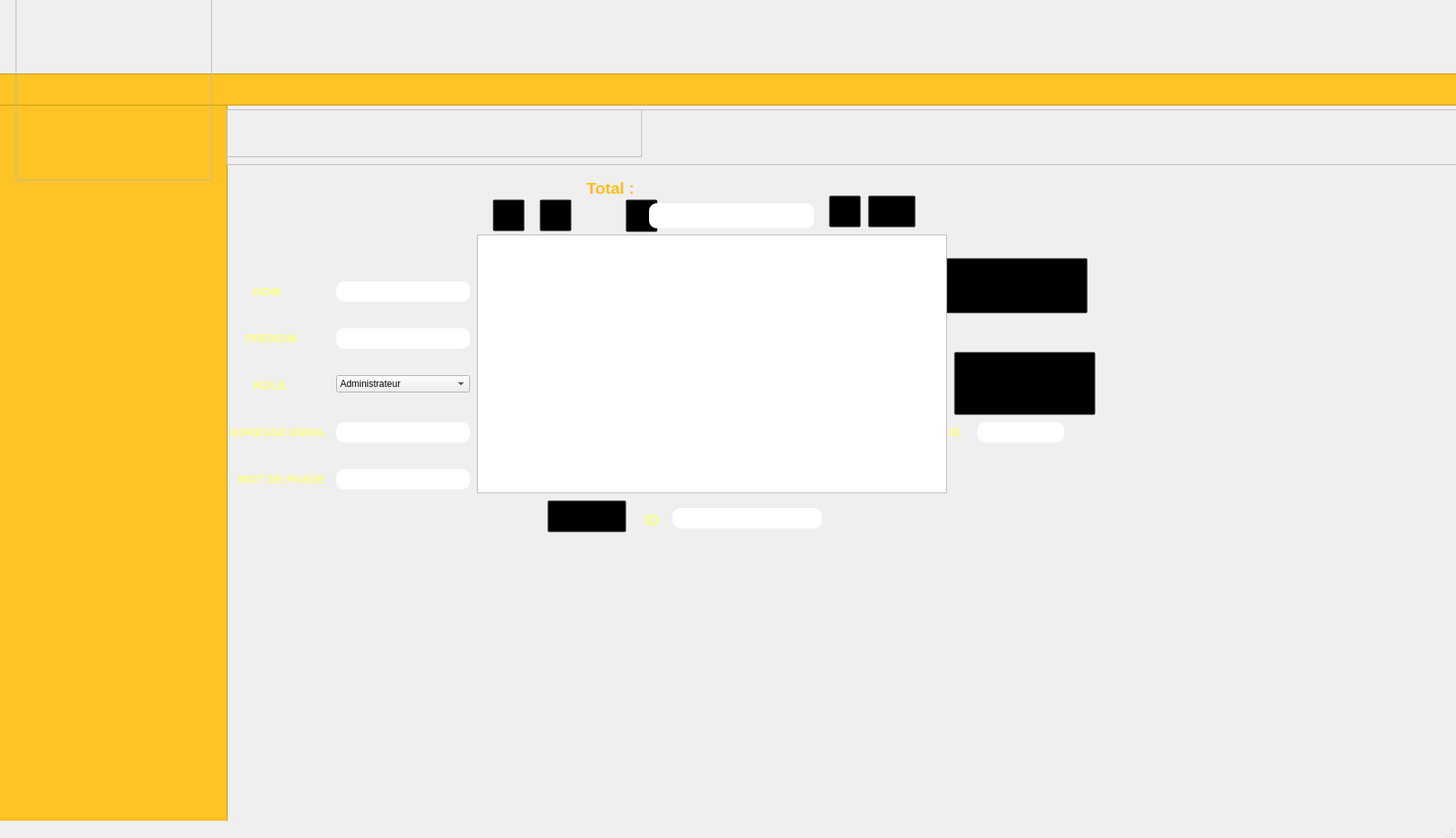
<?xml version="1.0" encoding="UTF-8"?>
<ui version="4.0">
 <class>gesprofil</class>
 <widget class="QMainWindow" name="gesprofil">
  <property name="geometry">
   <rect>
    <x>0</x>
    <y>0</y>
    <width>1862</width>
    <height>1072</height>
   </rect>
  </property>
  <property name="sizePolicy">
   <sizepolicy hsizetype="Maximum" vsizetype="Maximum">
    <horstretch>0</horstretch>
    <verstretch>0</verstretch>
   </sizepolicy>
  </property>
  <property name="windowTitle">
   <string>QMainWindow</string>
  </property>
  <property name="styleSheet">
   <string notr="true">#centralwidget
{
background: url(C:/Users/HP/Desktop/projet/image/back.png);
}
#des1
{
background:#fec424;

}
#des2
{
background:#fec424;

}
#logo
{
background: url(C:/Users/HP/Desktop/projet/image/rpl.png);
}
#backing
{
background: url(C:/Users/HP/Desktop/projet/image/backing.png);
}

#motpr
{
background: url(C:/Users/HP/Desktop/projet/image/motpr.png);
}</string>
  </property>
  <property name="animated">
   <bool>true</bool>
  </property>
  <widget class="QWidget" name="centralwidget">
   <widget class="QFrame" name="des1">
    <property name="geometry">
     <rect>
      <x>-10</x>
      <y>94</y>
      <width>6000</width>
      <height>41</height>
     </rect>
    </property>
    <property name="frameShape">
     <enum>QFrame::StyledPanel</enum>
    </property>
    <property name="frameShadow">
     <enum>QFrame::Raised</enum>
    </property>
    <widget class="QPushButton" name="acceuilbtn">
     <property name="geometry">
      <rect>
       <x>650</x>
       <y>-20</y>
       <width>301</width>
       <height>91</height>
      </rect>
     </property>
     <property name="styleSheet">
      <string notr="true">*{
width: 10px;

background-color: transparent;
border-image: url(C:/Users/HP/Desktop/projet/image/title.png);
background: none;
border: none;
background-repeat: none;
}

*:hover
{
width: 10px;
background-color: transparent;

border-image: url(C:/Users/HP/Desktop/projet/image/titlepr.png);
background: none;
border: none;
background-repeat: none;
}</string>
     </property>
     <property name="text">
      <string/>
     </property>
    </widget>
   </widget>
   <widget class="QFrame" name="logo">
    <property name="geometry">
     <rect>
      <x>20</x>
      <y>-20</y>
      <width>251</width>
      <height>251</height>
     </rect>
    </property>
    <property name="frameShape">
     <enum>QFrame::StyledPanel</enum>
    </property>
    <property name="frameShadow">
     <enum>QFrame::Raised</enum>
    </property>
   </widget>
   <widget class="QFrame" name="des2">
    <property name="geometry">
     <rect>
      <x>-10</x>
      <y>120</y>
      <width>301</width>
      <height>1091</height>
     </rect>
    </property>
    <property name="styleSheet">
     <string notr="true"/>
    </property>
    <property name="frameShape">
     <enum>QFrame::StyledPanel</enum>
    </property>
    <property name="frameShadow">
     <enum>QFrame::Raised</enum>
    </property>
    <widget class="QPushButton" name="pushButton">
     <property name="geometry">
      <rect>
       <x>20</x>
       <y>290</y>
       <width>261</width>
       <height>51</height>
      </rect>
     </property>
     <property name="styleSheet">
      <string notr="true">*{
width: 10px;

background-color: transparent;
border-image: url(C:/Users/HP/Desktop/projet/image/gg.png);
background: none;
border: none;
background-repeat: none;
}

*:hover
{

}</string>
     </property>
     <property name="text">
      <string/>
     </property>
    </widget>
    <widget class="QPushButton" name="quitter">
     <property name="geometry">
      <rect>
       <x>120</x>
       <y>460</y>
       <width>51</width>
       <height>41</height>
      </rect>
     </property>
     <property name="styleSheet">
      <string notr="true">*{
width: 10px;

background-color: transparent;
border-image: url(C:/Users/HP/Desktop/projet/image/exit.png);
background: none;
border: none;
background-repeat: none;
}

*:hover
{
width: 10px;
background-color: transparent;

border-image: url(C:/Users/HP/Desktop/projet/image/exit1.png);
background: none;
border: none;
background-repeat: none;
}</string>
     </property>
     <property name="text">
      <string/>
     </property>
    </widget>
    <widget class="QPushButton" name="pushButton2">
     <property name="geometry">
      <rect>
       <x>20</x>
       <y>370</y>
       <width>261</width>
       <height>51</height>
      </rect>
     </property>
     <property name="styleSheet">
      <string notr="true">*{
width: 10px;

background-color: transparent;
border-image: url(C:/Users/HP/Desktop/projet/image/ggabs.png);
background: none;
border: none;
background-repeat: none;
}

*:hover
{

}</string>
     </property>
     <property name="text">
      <string/>
     </property>
    </widget>
   </widget>
   <widget class="QFrame" name="backing">
    <property name="geometry">
     <rect>
      <x>290</x>
      <y>140</y>
      <width>2001</width>
      <height>71</height>
     </rect>
    </property>
    <property name="frameShape">
     <enum>QFrame::StyledPanel</enum>
    </property>
    <property name="frameShadow">
     <enum>QFrame::Raised</enum>
    </property>
    <widget class="QFrame" name="motpr">
     <property name="geometry">
      <rect>
       <x>-50</x>
       <y>-10</y>
       <width>581</width>
       <height>71</height>
      </rect>
     </property>
     <property name="frameShape">
      <enum>QFrame::StyledPanel</enum>
     </property>
     <property name="frameShadow">
      <enum>QFrame::Raised</enum>
     </property>
    </widget>
   </widget>
   <widget class="QPushButton" name="pushButton_5">
    <property name="geometry">
     <rect>
      <x>1210</x>
      <y>330</y>
      <width>181</width>
      <height>71</height>
     </rect>
    </property>
    <property name="styleSheet">
     <string notr="true">*{


background-color: transparent;
border-image: url(C:/Users/HP/Desktop/projet/image/ajout.png);

}

*:hover
{

background-color: transparent;

border-image: url(C:/Users/HP/Desktop/projet/image/ajoutlvr.png);
width: 10px;
height:1000px;
}</string>
    </property>
    <property name="text">
     <string/>
    </property>
   </widget>
   <widget class="QPushButton" name="pushButton_6">
    <property name="geometry">
     <rect>
      <x>700</x>
      <y>640</y>
      <width>101</width>
      <height>41</height>
     </rect>
    </property>
    <property name="styleSheet">
     <string notr="true">*{


background-color: transparent;
border-image: url(C:/Users/HP/Desktop/projet/image/suppbtn.png);

}

*:hover
{

background-color: transparent;

border-image: url(C:/Users/HP/Desktop/projet/image/suppbtnlvpr.png);
width: 10px;
height:1000px;
}</string>
    </property>
    <property name="text">
     <string/>
    </property>
   </widget>
   <widget class="QLineEdit" name="idr">
    <property name="geometry">
     <rect>
      <x>830</x>
      <y>260</y>
      <width>211</width>
      <height>32</height>
     </rect>
    </property>
    <property name="styleSheet">
     <string notr="true">*{
background-color:white; 
border: none; 
border-radius: 10px; 
padding: 0 8px; 
selection-background-color: white; 
 font-size: 16px;
}</string>
    </property>
   </widget>
   <widget class="QPushButton" name="pushButton_7">
    <property name="geometry">
     <rect>
      <x>800</x>
      <y>255</y>
      <width>41</width>
      <height>42</height>
     </rect>
    </property>
    <property name="styleSheet">
     <string notr="true">*{


background-color: transparent;
border-image: url(C:/Users/HP/Desktop/projet/image/cherchbtn.png);

}

*:hover
{

background-color: transparent;

border-image: url(C:/Users/HP/Desktop/projet/image/cherchbtnpr.png);

}</string>
    </property>
    <property name="text">
     <string/>
    </property>
   </widget>
   <widget class="QPushButton" name="pushButton_8">
    <property name="geometry">
     <rect>
      <x>1220</x>
      <y>450</y>
      <width>181</width>
      <height>81</height>
     </rect>
    </property>
    <property name="styleSheet">
     <string notr="true">*{


background-color: transparent;
border-image: url(C:/Users/HP/Desktop/projet/image/modifbtn.png);

}

*:hover
{

background-color: transparent;

border-image: url(C:/Users/HP/Desktop/projet/image/modiflvbtnpr.png);
width: 10px;
height:1000px;
}</string>
    </property>
    <property name="text">
     <string/>
    </property>
   </widget>
   <widget class="QTextEdit" name="textEdit_3">
    <property name="enabled">
     <bool>false</bool>
    </property>
    <property name="geometry">
     <rect>
      <x>320</x>
      <y>360</y>
      <width>71</width>
      <height>41</height>
     </rect>
    </property>
    <property name="styleSheet">
     <string notr="true">*
{
background:transparent;
border:none
}</string>
    </property>
    <property name="undoRedoEnabled">
     <bool>false</bool>
    </property>
    <property name="html">
     <string>&lt;!DOCTYPE HTML PUBLIC &quot;-//W3C//DTD HTML 4.0//EN&quot; &quot;http://www.w3.org/TR/REC-html40/strict.dtd&quot;&gt;
&lt;html&gt;&lt;head&gt;&lt;meta name=&quot;qrichtext&quot; content=&quot;1&quot; /&gt;&lt;style type=&quot;text/css&quot;&gt;
p, li { white-space: pre-wrap; }
&lt;/style&gt;&lt;/head&gt;&lt;body style=&quot; font-family:'MS Shell Dlg 2'; font-size:8.25pt; font-weight:400; font-style:normal;&quot;&gt;
&lt;p style=&quot; margin-top:0px; margin-bottom:0px; margin-left:0px; margin-right:0px; -qt-block-indent:0; text-indent:0px;&quot;&gt;&lt;span style=&quot; font-size:11pt; font-weight:600; color:#ffff7f;&quot;&gt;NOM&lt;/span&gt;&lt;/p&gt;&lt;/body&gt;&lt;/html&gt;</string>
    </property>
    <property name="overwriteMode">
     <bool>false</bool>
    </property>
    <property name="acceptRichText">
     <bool>true</bool>
    </property>
   </widget>
   <widget class="QTextEdit" name="textEdit_6">
    <property name="enabled">
     <bool>false</bool>
    </property>
    <property name="geometry">
     <rect>
      <x>320</x>
      <y>480</y>
      <width>111</width>
      <height>41</height>
     </rect>
    </property>
    <property name="styleSheet">
     <string notr="true">*
{
background:transparent;
border:none
}</string>
    </property>
    <property name="html">
     <string>&lt;!DOCTYPE HTML PUBLIC &quot;-//W3C//DTD HTML 4.0//EN&quot; &quot;http://www.w3.org/TR/REC-html40/strict.dtd&quot;&gt;
&lt;html&gt;&lt;head&gt;&lt;meta name=&quot;qrichtext&quot; content=&quot;1&quot; /&gt;&lt;style type=&quot;text/css&quot;&gt;
p, li { white-space: pre-wrap; }
&lt;/style&gt;&lt;/head&gt;&lt;body style=&quot; font-family:'MS Shell Dlg 2'; font-size:8.25pt; font-weight:400; font-style:normal;&quot;&gt;
&lt;p style=&quot; margin-top:0px; margin-bottom:0px; margin-left:0px; margin-right:0px; -qt-block-indent:0; text-indent:0px;&quot;&gt;&lt;span style=&quot; font-size:11pt; font-weight:600; color:#ffff7f;&quot;&gt;ROLE&lt;/span&gt;&lt;/p&gt;&lt;/body&gt;&lt;/html&gt;</string>
    </property>
   </widget>
   <widget class="QTextEdit" name="textEdit_5">
    <property name="enabled">
     <bool>false</bool>
    </property>
    <property name="geometry">
     <rect>
      <x>290</x>
      <y>540</y>
      <width>181</width>
      <height>41</height>
     </rect>
    </property>
    <property name="styleSheet">
     <string notr="true">*
{
background:transparent;
border:none
}</string>
    </property>
    <property name="html">
     <string>&lt;!DOCTYPE HTML PUBLIC &quot;-//W3C//DTD HTML 4.0//EN&quot; &quot;http://www.w3.org/TR/REC-html40/strict.dtd&quot;&gt;
&lt;html&gt;&lt;head&gt;&lt;meta name=&quot;qrichtext&quot; content=&quot;1&quot; /&gt;&lt;style type=&quot;text/css&quot;&gt;
p, li { white-space: pre-wrap; }
&lt;/style&gt;&lt;/head&gt;&lt;body style=&quot; font-family:'MS Shell Dlg 2'; font-size:8.25pt; font-weight:400; font-style:normal;&quot;&gt;
&lt;p style=&quot; margin-top:0px; margin-bottom:0px; margin-left:0px; margin-right:0px; -qt-block-indent:0; text-indent:0px;&quot;&gt;&lt;span style=&quot; font-size:11pt; font-weight:600; color:#ffff7f;&quot;&gt;ADRESSE EMAIL&lt;/span&gt;&lt;/p&gt;&lt;/body&gt;&lt;/html&gt;</string>
    </property>
   </widget>
   <widget class="QTextEdit" name="textEdit_7">
    <property name="enabled">
     <bool>false</bool>
    </property>
    <property name="geometry">
     <rect>
      <x>300</x>
      <y>600</y>
      <width>161</width>
      <height>41</height>
     </rect>
    </property>
    <property name="styleSheet">
     <string notr="true">*
{
background:transparent;
border:none
}</string>
    </property>
    <property name="html">
     <string>&lt;!DOCTYPE HTML PUBLIC &quot;-//W3C//DTD HTML 4.0//EN&quot; &quot;http://www.w3.org/TR/REC-html40/strict.dtd&quot;&gt;
&lt;html&gt;&lt;head&gt;&lt;meta name=&quot;qrichtext&quot; content=&quot;1&quot; /&gt;&lt;style type=&quot;text/css&quot;&gt;
p, li { white-space: pre-wrap; }
&lt;/style&gt;&lt;/head&gt;&lt;body style=&quot; font-family:'MS Shell Dlg 2'; font-size:8.25pt; font-weight:400; font-style:normal;&quot;&gt;
&lt;p style=&quot; margin-top:0px; margin-bottom:0px; margin-left:0px; margin-right:0px; -qt-block-indent:0; text-indent:0px;&quot;&gt;&lt;span style=&quot; font-size:11pt; font-weight:600; color:#ffff7f;&quot;&gt;MOT DE PASSE&lt;/span&gt;&lt;/p&gt;&lt;/body&gt;&lt;/html&gt;</string>
    </property>
   </widget>
   <widget class="QTextEdit" name="textEdit_2">
    <property name="enabled">
     <bool>false</bool>
    </property>
    <property name="geometry">
     <rect>
      <x>310</x>
      <y>420</y>
      <width>111</width>
      <height>41</height>
     </rect>
    </property>
    <property name="styleSheet">
     <string notr="true">*
{
background:transparent;
border:none
}</string>
    </property>
    <property name="html">
     <string>&lt;!DOCTYPE HTML PUBLIC &quot;-//W3C//DTD HTML 4.0//EN&quot; &quot;http://www.w3.org/TR/REC-html40/strict.dtd&quot;&gt;
&lt;html&gt;&lt;head&gt;&lt;meta name=&quot;qrichtext&quot; content=&quot;1&quot; /&gt;&lt;style type=&quot;text/css&quot;&gt;
p, li { white-space: pre-wrap; }
&lt;/style&gt;&lt;/head&gt;&lt;body style=&quot; font-family:'MS Shell Dlg 2'; font-size:8.25pt; font-weight:400; font-style:normal;&quot;&gt;
&lt;p style=&quot; margin-top:0px; margin-bottom:0px; margin-left:0px; margin-right:0px; -qt-block-indent:0; text-indent:0px;&quot;&gt;&lt;span style=&quot; font-size:11pt; font-weight:600; color:#ffff7f;&quot;&gt;PRENOM&lt;/span&gt;&lt;/p&gt;&lt;/body&gt;&lt;/html&gt;</string>
    </property>
   </widget>
   <widget class="QLineEdit" name="prenom">
    <property name="geometry">
     <rect>
      <x>430</x>
      <y>420</y>
      <width>171</width>
      <height>26</height>
     </rect>
    </property>
    <property name="styleSheet">
     <string notr="true">*
{
border:none;
font-size:20px;
background-color:white; 
border: none; 
border-radius: 10px; 
padding: 0 8px; 
selection-background-color: white; 
}</string>
    </property>
   </widget>
   <widget class="QLineEdit" name="nom">
    <property name="geometry">
     <rect>
      <x>430</x>
      <y>360</y>
      <width>171</width>
      <height>26</height>
     </rect>
    </property>
    <property name="styleSheet">
     <string notr="true">*
{
border:none;
font-size:20px;
background-color:white; 
border: none; 
border-radius: 10px; 
padding: 0 8px; 
selection-background-color: white; 
}</string>
    </property>
   </widget>
   <widget class="QLineEdit" name="mdp">
    <property name="geometry">
     <rect>
      <x>430</x>
      <y>600</y>
      <width>171</width>
      <height>26</height>
     </rect>
    </property>
    <property name="styleSheet">
     <string notr="true">*
{
border:none;
font-size:20px;
background-color:white; 
border: none; 
border-radius: 10px; 
padding: 0 8px; 
selection-background-color: white; 
}</string>
    </property>
   </widget>
   <widget class="QTextEdit" name="textEdit_19">
    <property name="enabled">
     <bool>false</bool>
    </property>
    <property name="geometry">
     <rect>
      <x>2000</x>
      <y>960</y>
      <width>71</width>
      <height>41</height>
     </rect>
    </property>
    <property name="styleSheet">
     <string notr="true">*
{
background:transparent;
border:none
}</string>
    </property>
    <property name="undoRedoEnabled">
     <bool>false</bool>
    </property>
    <property name="html">
     <string>&lt;!DOCTYPE HTML PUBLIC &quot;-//W3C//DTD HTML 4.0//EN&quot; &quot;http://www.w3.org/TR/REC-html40/strict.dtd&quot;&gt;
&lt;html&gt;&lt;head&gt;&lt;meta name=&quot;qrichtext&quot; content=&quot;1&quot; /&gt;&lt;style type=&quot;text/css&quot;&gt;
p, li { white-space: pre-wrap; }
&lt;/style&gt;&lt;/head&gt;&lt;body style=&quot; font-family:'MS Shell Dlg 2'; font-size:8.25pt; font-weight:400; font-style:normal;&quot;&gt;
&lt;p style=&quot; margin-top:0px; margin-bottom:0px; margin-left:0px; margin-right:0px; -qt-block-indent:0; text-indent:0px;&quot;&gt;&lt;span style=&quot; font-size:14pt; font-weight:600; color:#ffff7f;&quot;&gt;NOM&lt;/span&gt;&lt;/p&gt;&lt;/body&gt;&lt;/html&gt;</string>
    </property>
    <property name="overwriteMode">
     <bool>false</bool>
    </property>
    <property name="acceptRichText">
     <bool>true</bool>
    </property>
   </widget>
   <widget class="QTextEdit" name="textEdit_20">
    <property name="enabled">
     <bool>false</bool>
    </property>
    <property name="geometry">
     <rect>
      <x>1970</x>
      <y>1110</y>
      <width>181</width>
      <height>41</height>
     </rect>
    </property>
    <property name="styleSheet">
     <string notr="true">*
{
background:transparent;
border:none
}</string>
    </property>
    <property name="html">
     <string>&lt;!DOCTYPE HTML PUBLIC &quot;-//W3C//DTD HTML 4.0//EN&quot; &quot;http://www.w3.org/TR/REC-html40/strict.dtd&quot;&gt;
&lt;html&gt;&lt;head&gt;&lt;meta name=&quot;qrichtext&quot; content=&quot;1&quot; /&gt;&lt;style type=&quot;text/css&quot;&gt;
p, li { white-space: pre-wrap; }
&lt;/style&gt;&lt;/head&gt;&lt;body style=&quot; font-family:'MS Shell Dlg 2'; font-size:8.25pt; font-weight:400; font-style:normal;&quot;&gt;
&lt;p style=&quot; margin-top:0px; margin-bottom:0px; margin-left:0px; margin-right:0px; -qt-block-indent:0; text-indent:0px;&quot;&gt;&lt;span style=&quot; font-size:14pt; font-weight:600; color:#ffff7f;&quot;&gt;ADRESSE EMAIL&lt;/span&gt;&lt;/p&gt;&lt;/body&gt;&lt;/html&gt;</string>
    </property>
   </widget>
   <widget class="QTextEdit" name="textEdit_21">
    <property name="enabled">
     <bool>false</bool>
    </property>
    <property name="geometry">
     <rect>
      <x>1980</x>
      <y>1160</y>
      <width>161</width>
      <height>41</height>
     </rect>
    </property>
    <property name="styleSheet">
     <string notr="true">*
{
background:transparent;
border:none
}</string>
    </property>
    <property name="html">
     <string>&lt;!DOCTYPE HTML PUBLIC &quot;-//W3C//DTD HTML 4.0//EN&quot; &quot;http://www.w3.org/TR/REC-html40/strict.dtd&quot;&gt;
&lt;html&gt;&lt;head&gt;&lt;meta name=&quot;qrichtext&quot; content=&quot;1&quot; /&gt;&lt;style type=&quot;text/css&quot;&gt;
p, li { white-space: pre-wrap; }
&lt;/style&gt;&lt;/head&gt;&lt;body style=&quot; font-family:'MS Shell Dlg 2'; font-size:8.25pt; font-weight:400; font-style:normal;&quot;&gt;
&lt;p style=&quot; margin-top:0px; margin-bottom:0px; margin-left:0px; margin-right:0px; -qt-block-indent:0; text-indent:0px;&quot;&gt;&lt;span style=&quot; font-size:14pt; font-weight:600; color:#ffff7f;&quot;&gt;MOT DE PASSE&lt;/span&gt;&lt;/p&gt;&lt;/body&gt;&lt;/html&gt;</string>
    </property>
   </widget>
   <widget class="QTextEdit" name="textEdit_22">
    <property name="enabled">
     <bool>false</bool>
    </property>
    <property name="geometry">
     <rect>
      <x>2000</x>
      <y>1060</y>
      <width>111</width>
      <height>41</height>
     </rect>
    </property>
    <property name="styleSheet">
     <string notr="true">*
{
background:transparent;
border:none
}</string>
    </property>
    <property name="html">
     <string>&lt;!DOCTYPE HTML PUBLIC &quot;-//W3C//DTD HTML 4.0//EN&quot; &quot;http://www.w3.org/TR/REC-html40/strict.dtd&quot;&gt;
&lt;html&gt;&lt;head&gt;&lt;meta name=&quot;qrichtext&quot; content=&quot;1&quot; /&gt;&lt;style type=&quot;text/css&quot;&gt;
p, li { white-space: pre-wrap; }
&lt;/style&gt;&lt;/head&gt;&lt;body style=&quot; font-family:'MS Shell Dlg 2'; font-size:8.25pt; font-weight:400; font-style:normal;&quot;&gt;
&lt;p style=&quot; margin-top:0px; margin-bottom:0px; margin-left:0px; margin-right:0px; -qt-block-indent:0; text-indent:0px;&quot;&gt;&lt;span style=&quot; font-size:14pt; font-weight:600; color:#ffff7f;&quot;&gt;ROLE&lt;/span&gt;&lt;/p&gt;&lt;/body&gt;&lt;/html&gt;</string>
    </property>
   </widget>
   <widget class="QTextEdit" name="textEdit_23">
    <property name="enabled">
     <bool>false</bool>
    </property>
    <property name="geometry">
     <rect>
      <x>2010</x>
      <y>910</y>
      <width>121</width>
      <height>45</height>
     </rect>
    </property>
    <property name="styleSheet">
     <string notr="true">*
{
background:transparent;
border:none
}</string>
    </property>
    <property name="html">
     <string>&lt;!DOCTYPE HTML PUBLIC &quot;-//W3C//DTD HTML 4.0//EN&quot; &quot;http://www.w3.org/TR/REC-html40/strict.dtd&quot;&gt;
&lt;html&gt;&lt;head&gt;&lt;meta name=&quot;qrichtext&quot; content=&quot;1&quot; /&gt;&lt;style type=&quot;text/css&quot;&gt;
p, li { white-space: pre-wrap; }
&lt;/style&gt;&lt;/head&gt;&lt;body style=&quot; font-family:'MS Shell Dlg 2'; font-size:8.25pt; font-weight:400; font-style:normal;&quot;&gt;
&lt;p style=&quot; margin-top:0px; margin-bottom:0px; margin-left:0px; margin-right:0px; -qt-block-indent:0; text-indent:0px;&quot;&gt;&lt;span style=&quot; font-size:14pt; font-weight:600; color:#ffff7f;&quot;&gt;ID &lt;/span&gt;&lt;/p&gt;&lt;/body&gt;&lt;/html&gt;</string>
    </property>
   </widget>
   <widget class="QTextEdit" name="textEdit_24">
    <property name="enabled">
     <bool>false</bool>
    </property>
    <property name="geometry">
     <rect>
      <x>1990</x>
      <y>1010</y>
      <width>111</width>
      <height>41</height>
     </rect>
    </property>
    <property name="styleSheet">
     <string notr="true">*
{
background:transparent;
border:none
}</string>
    </property>
    <property name="html">
     <string>&lt;!DOCTYPE HTML PUBLIC &quot;-//W3C//DTD HTML 4.0//EN&quot; &quot;http://www.w3.org/TR/REC-html40/strict.dtd&quot;&gt;
&lt;html&gt;&lt;head&gt;&lt;meta name=&quot;qrichtext&quot; content=&quot;1&quot; /&gt;&lt;style type=&quot;text/css&quot;&gt;
p, li { white-space: pre-wrap; }
&lt;/style&gt;&lt;/head&gt;&lt;body style=&quot; font-family:'MS Shell Dlg 2'; font-size:8.25pt; font-weight:400; font-style:normal;&quot;&gt;
&lt;p style=&quot; margin-top:0px; margin-bottom:0px; margin-left:0px; margin-right:0px; -qt-block-indent:0; text-indent:0px;&quot;&gt;&lt;span style=&quot; font-size:14pt; font-weight:600; color:#ffff7f;&quot;&gt;PRENOM&lt;/span&gt;&lt;/p&gt;&lt;/body&gt;&lt;/html&gt;</string>
    </property>
   </widget>
   <widget class="QTextEdit" name="textEdit_14">
    <property name="enabled">
     <bool>false</bool>
    </property>
    <property name="geometry">
     <rect>
      <x>2230</x>
      <y>1160</y>
      <width>111</width>
      <height>41</height>
     </rect>
    </property>
    <property name="styleSheet">
     <string notr="true">*
{
background:transparent;
border:none
}</string>
    </property>
    <property name="html">
     <string>&lt;!DOCTYPE HTML PUBLIC &quot;-//W3C//DTD HTML 4.0//EN&quot; &quot;http://www.w3.org/TR/REC-html40/strict.dtd&quot;&gt;
&lt;html&gt;&lt;head&gt;&lt;meta name=&quot;qrichtext&quot; content=&quot;1&quot; /&gt;&lt;style type=&quot;text/css&quot;&gt;
p, li { white-space: pre-wrap; }
&lt;/style&gt;&lt;/head&gt;&lt;body style=&quot; font-family:'MS Shell Dlg 2'; font-size:8.25pt; font-weight:400; font-style:normal;&quot;&gt;
&lt;p style=&quot; margin-top:0px; margin-bottom:0px; margin-left:0px; margin-right:0px; -qt-block-indent:0; text-indent:0px;&quot;&gt;&lt;span style=&quot; font-size:14pt; font-weight:600; color:#ffff7f;&quot;&gt;PRENOM&lt;/span&gt;&lt;/p&gt;&lt;/body&gt;&lt;/html&gt;</string>
    </property>
   </widget>
   <widget class="QTableView" name="tabprofil">
    <property name="geometry">
     <rect>
      <x>610</x>
      <y>300</y>
      <width>601</width>
      <height>331</height>
     </rect>
    </property>
   </widget>
   <widget class="QTextEdit" name="textEdit_26">
    <property name="enabled">
     <bool>false</bool>
    </property>
    <property name="geometry">
     <rect>
      <x>2120</x>
      <y>1160</y>
      <width>111</width>
      <height>41</height>
     </rect>
    </property>
    <property name="styleSheet">
     <string notr="true">*
{
background:transparent;
border:none
}</string>
    </property>
    <property name="html">
     <string>&lt;!DOCTYPE HTML PUBLIC &quot;-//W3C//DTD HTML 4.0//EN&quot; &quot;http://www.w3.org/TR/REC-html40/strict.dtd&quot;&gt;
&lt;html&gt;&lt;head&gt;&lt;meta name=&quot;qrichtext&quot; content=&quot;1&quot; /&gt;&lt;style type=&quot;text/css&quot;&gt;
p, li { white-space: pre-wrap; }
&lt;/style&gt;&lt;/head&gt;&lt;body style=&quot; font-family:'MS Shell Dlg 2'; font-size:8.25pt; font-weight:400; font-style:normal;&quot;&gt;
&lt;p style=&quot; margin-top:0px; margin-bottom:0px; margin-left:0px; margin-right:0px; -qt-block-indent:0; text-indent:0px;&quot;&gt;&lt;span style=&quot; font-size:14pt; font-weight:600; color:#ffff7f;&quot;&gt;ROLE&lt;/span&gt;&lt;/p&gt;&lt;/body&gt;&lt;/html&gt;</string>
    </property>
   </widget>
   <widget class="QTextEdit" name="textEdit_30">
    <property name="enabled">
     <bool>false</bool>
    </property>
    <property name="geometry">
     <rect>
      <x>2120</x>
      <y>1160</y>
      <width>181</width>
      <height>41</height>
     </rect>
    </property>
    <property name="styleSheet">
     <string notr="true">*
{
background:transparent;
border:none
}</string>
    </property>
    <property name="html">
     <string>&lt;!DOCTYPE HTML PUBLIC &quot;-//W3C//DTD HTML 4.0//EN&quot; &quot;http://www.w3.org/TR/REC-html40/strict.dtd&quot;&gt;
&lt;html&gt;&lt;head&gt;&lt;meta name=&quot;qrichtext&quot; content=&quot;1&quot; /&gt;&lt;style type=&quot;text/css&quot;&gt;
p, li { white-space: pre-wrap; }
&lt;/style&gt;&lt;/head&gt;&lt;body style=&quot; font-family:'MS Shell Dlg 2'; font-size:8.25pt; font-weight:400; font-style:normal;&quot;&gt;
&lt;p style=&quot; margin-top:0px; margin-bottom:0px; margin-left:0px; margin-right:0px; -qt-block-indent:0; text-indent:0px;&quot;&gt;&lt;span style=&quot; font-size:14pt; font-weight:600; color:#ffff7f;&quot;&gt;ADRESSE EMAIL&lt;/span&gt;&lt;/p&gt;&lt;/body&gt;&lt;/html&gt;</string>
    </property>
   </widget>
   <widget class="QTextEdit" name="textEdit_31">
    <property name="enabled">
     <bool>false</bool>
    </property>
    <property name="geometry">
     <rect>
      <x>2010</x>
      <y>1160</y>
      <width>181</width>
      <height>41</height>
     </rect>
    </property>
    <property name="styleSheet">
     <string notr="true">*
{
background:transparent;
border:none
}</string>
    </property>
    <property name="html">
     <string>&lt;!DOCTYPE HTML PUBLIC &quot;-//W3C//DTD HTML 4.0//EN&quot; &quot;http://www.w3.org/TR/REC-html40/strict.dtd&quot;&gt;
&lt;html&gt;&lt;head&gt;&lt;meta name=&quot;qrichtext&quot; content=&quot;1&quot; /&gt;&lt;style type=&quot;text/css&quot;&gt;
p, li { white-space: pre-wrap; }
&lt;/style&gt;&lt;/head&gt;&lt;body style=&quot; font-family:'MS Shell Dlg 2'; font-size:8.25pt; font-weight:400; font-style:normal;&quot;&gt;
&lt;p style=&quot; margin-top:0px; margin-bottom:0px; margin-left:0px; margin-right:0px; -qt-block-indent:0; text-indent:0px;&quot;&gt;&lt;span style=&quot; font-size:14pt; font-weight:600; color:#ffff7f;&quot;&gt;ADRESSE EMAIL&lt;/span&gt;&lt;/p&gt;&lt;/body&gt;&lt;/html&gt;</string>
    </property>
   </widget>
   <widget class="QTextEdit" name="textEdit_17">
    <property name="enabled">
     <bool>false</bool>
    </property>
    <property name="geometry">
     <rect>
      <x>820</x>
      <y>650</y>
      <width>121</width>
      <height>45</height>
     </rect>
    </property>
    <property name="styleSheet">
     <string notr="true">*
{
background:transparent;
border:none
}</string>
    </property>
    <property name="html">
     <string>&lt;!DOCTYPE HTML PUBLIC &quot;-//W3C//DTD HTML 4.0//EN&quot; &quot;http://www.w3.org/TR/REC-html40/strict.dtd&quot;&gt;
&lt;html&gt;&lt;head&gt;&lt;meta name=&quot;qrichtext&quot; content=&quot;1&quot; /&gt;&lt;style type=&quot;text/css&quot;&gt;
p, li { white-space: pre-wrap; }
&lt;/style&gt;&lt;/head&gt;&lt;body style=&quot; font-family:'MS Shell Dlg 2'; font-size:8.25pt; font-weight:400; font-style:normal;&quot;&gt;
&lt;p style=&quot; margin-top:0px; margin-bottom:0px; margin-left:0px; margin-right:0px; -qt-block-indent:0; text-indent:0px;&quot;&gt;&lt;span style=&quot; font-size:14pt; font-weight:600; color:#ffff7f;&quot;&gt;ID &lt;/span&gt;&lt;/p&gt;&lt;/body&gt;&lt;/html&gt;</string>
    </property>
   </widget>
   <widget class="QLineEdit" name="id2">
    <property name="geometry">
     <rect>
      <x>860</x>
      <y>650</y>
      <width>191</width>
      <height>26</height>
     </rect>
    </property>
    <property name="styleSheet">
     <string notr="true">*
{
border:none;
font-size:20px;
background-color:white; 
border: none; 
border-radius: 10px; 
padding: 0 8px; 
selection-background-color: white; 
}</string>
    </property>
   </widget>
   <widget class="QComboBox" name="role">
    <property name="geometry">
     <rect>
      <x>430</x>
      <y>480</y>
      <width>171</width>
      <height>22</height>
     </rect>
    </property>
    <item>
     <property name="text">
      <string>Administrateur</string>
     </property>
    </item>
    <item>
     <property name="text">
      <string>Agent de guichet</string>
     </property>
    </item>
    <item>
     <property name="text">
      <string>Agent de livraison</string>
     </property>
    </item>
    <item>
     <property name="text">
      <string>Agent financier</string>
     </property>
    </item>
    <item>
     <property name="text">
      <string>Agent de facture</string>
     </property>
    </item>
   </widget>
   <widget class="QPushButton" name="reload">
    <property name="geometry">
     <rect>
      <x>630</x>
      <y>255</y>
      <width>41</width>
      <height>41</height>
     </rect>
    </property>
    <property name="styleSheet">
     <string notr="true">*{


background-color: transparent;
border-image: url(C:/Users/HP/Desktop/projet/image/reload.png);

}

*:hover
{

background-color: transparent;


}</string>
    </property>
    <property name="text">
     <string/>
    </property>
   </widget>
   <widget class="QPushButton" name="print">
    <property name="geometry">
     <rect>
      <x>690</x>
      <y>255</y>
      <width>41</width>
      <height>41</height>
     </rect>
    </property>
    <property name="styleSheet">
     <string notr="true">*{


background-color: transparent;
border-image: url(C:/Users/HP/Desktop/projet/image/print.png);

}

*:hover
{

background-color: transparent;


}</string>
    </property>
    <property name="text">
     <string/>
    </property>
   </widget>
   <widget class="QLineEdit" name="adresse_2">
    <property name="geometry">
     <rect>
      <x>430</x>
      <y>540</y>
      <width>171</width>
      <height>26</height>
     </rect>
    </property>
    <property name="styleSheet">
     <string notr="true">*
{
border:none;
font-size:20px;
background-color:white; 
border: none; 
border-radius: 10px; 
padding: 0 8px; 
selection-background-color: white; 
}</string>
    </property>
   </widget>
   <widget class="QPushButton" name="up">
    <property name="geometry">
     <rect>
      <x>1060</x>
      <y>250</y>
      <width>41</width>
      <height>41</height>
     </rect>
    </property>
    <property name="styleSheet">
     <string notr="true">*{


background-color: transparent;
border-image: url(C:/Users/HP/Desktop/projet/image/triup.png);

}

*:hover
{

background-color: transparent;


}</string>
    </property>
    <property name="text">
     <string/>
    </property>
   </widget>
   <widget class="QPushButton" name="charts">
    <property name="geometry">
     <rect>
      <x>1110</x>
      <y>250</y>
      <width>61</width>
      <height>41</height>
     </rect>
    </property>
    <property name="styleSheet">
     <string notr="true">*{


background-color: transparent;
border-image: url(C:/Users/HP/Desktop/projet/image/charts.png);

}

*:hover
{

background-color: transparent;


}</string>
    </property>
    <property name="text">
     <string/>
    </property>
   </widget>
   <widget class="QLabel" name="nbr">
    <property name="geometry">
     <rect>
      <x>900</x>
      <y>230</y>
      <width>121</width>
      <height>21</height>
     </rect>
    </property>
    <property name="font">
     <font>
      <pointsize>16</pointsize>
      <weight>75</weight>
      <bold>true</bold>
     </font>
    </property>
    <property name="styleSheet">
     <string notr="true">color: rgb(255, 255, 255);</string>
    </property>
    <property name="text">
     <string/>
    </property>
   </widget>
   <widget class="QLabel" name="label">
    <property name="geometry">
     <rect>
      <x>750</x>
      <y>230</y>
      <width>171</width>
      <height>20</height>
     </rect>
    </property>
    <property name="font">
     <font>
      <pointsize>16</pointsize>
      <weight>75</weight>
      <bold>true</bold>
     </font>
    </property>
    <property name="styleSheet">
     <string notr="true">color: rgb(255, 190, 26);</string>
    </property>
    <property name="text">
     <string>Total :</string>
    </property>
   </widget>
   <widget class="QLineEdit" name="id">
    <property name="geometry">
     <rect>
      <x>1250</x>
      <y>540</y>
      <width>111</width>
      <height>26</height>
     </rect>
    </property>
    <property name="styleSheet">
     <string notr="true">*
{
border:none;
font-size:20px;
background-color:white; 
border: none; 
border-radius: 10px; 
padding: 0 8px; 
selection-background-color: white; 
}</string>
    </property>
   </widget>
   <widget class="QTextEdit" name="textEdit">
    <property name="enabled">
     <bool>false</bool>
    </property>
    <property name="geometry">
     <rect>
      <x>1210</x>
      <y>540</y>
      <width>31</width>
      <height>45</height>
     </rect>
    </property>
    <property name="styleSheet">
     <string notr="true">*
{
background:transparent;
border:none
}</string>
    </property>
    <property name="html">
     <string>&lt;!DOCTYPE HTML PUBLIC &quot;-//W3C//DTD HTML 4.0//EN&quot; &quot;http://www.w3.org/TR/REC-html40/strict.dtd&quot;&gt;
&lt;html&gt;&lt;head&gt;&lt;meta name=&quot;qrichtext&quot; content=&quot;1&quot; /&gt;&lt;style type=&quot;text/css&quot;&gt;
p, li { white-space: pre-wrap; }
&lt;/style&gt;&lt;/head&gt;&lt;body style=&quot; font-family:'MS Shell Dlg 2'; font-size:8.25pt; font-weight:400; font-style:normal;&quot;&gt;
&lt;p style=&quot; margin-top:0px; margin-bottom:0px; margin-left:0px; margin-right:0px; -qt-block-indent:0; text-indent:0px;&quot;&gt;&lt;span style=&quot; font-size:11pt; font-weight:600; color:#ffff7f;&quot;&gt;ID &lt;/span&gt;&lt;/p&gt;&lt;/body&gt;&lt;/html&gt;</string>
    </property>
   </widget>
   <zorder>pushButton_7</zorder>
   <zorder>des2</zorder>
   <zorder>des1</zorder>
   <zorder>logo</zorder>
   <zorder>backing</zorder>
   <zorder>pushButton_5</zorder>
   <zorder>pushButton_6</zorder>
   <zorder>idr</zorder>
   <zorder>pushButton_8</zorder>
   <zorder>textEdit_3</zorder>
   <zorder>textEdit_6</zorder>
   <zorder>textEdit_5</zorder>
   <zorder>textEdit_7</zorder>
   <zorder>textEdit_2</zorder>
   <zorder>prenom</zorder>
   <zorder>nom</zorder>
   <zorder>mdp</zorder>
   <zorder>textEdit_19</zorder>
   <zorder>textEdit_20</zorder>
   <zorder>textEdit_21</zorder>
   <zorder>textEdit_22</zorder>
   <zorder>textEdit_23</zorder>
   <zorder>textEdit_24</zorder>
   <zorder>textEdit_14</zorder>
   <zorder>tabprofil</zorder>
   <zorder>textEdit_26</zorder>
   <zorder>textEdit_30</zorder>
   <zorder>textEdit_31</zorder>
   <zorder>textEdit_17</zorder>
   <zorder>id2</zorder>
   <zorder>role</zorder>
   <zorder>reload</zorder>
   <zorder>print</zorder>
   <zorder>adresse_2</zorder>
   <zorder>up</zorder>
   <zorder>charts</zorder>
   <zorder>nbr</zorder>
   <zorder>label</zorder>
   <zorder>id</zorder>
   <zorder>textEdit</zorder>
  </widget>
  <widget class="QMenuBar" name="menubar">
   <property name="geometry">
    <rect>
     <x>0</x>
     <y>0</y>
     <width>1862</width>
     <height>21</height>
    </rect>
   </property>
  </widget>
  <widget class="QStatusBar" name="statusbar"/>
 </widget>
 <resources/>
 <connections/>
</ui>
